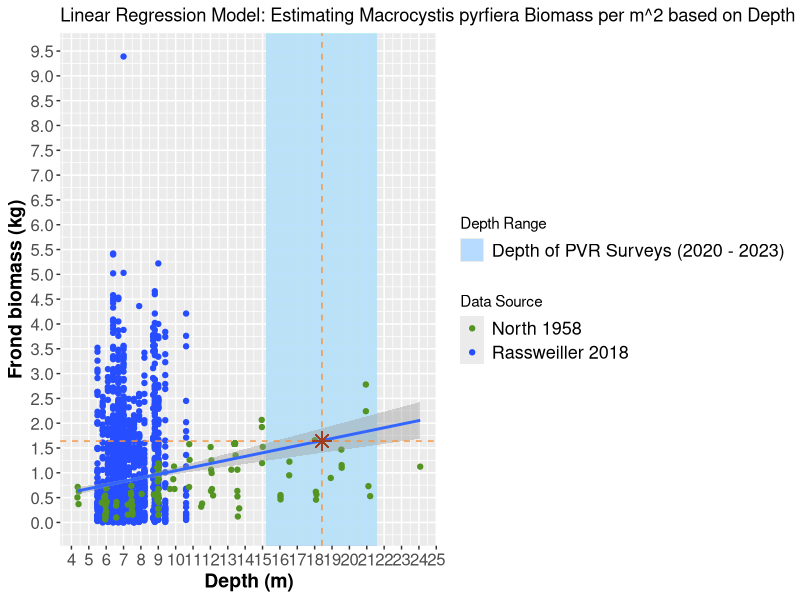
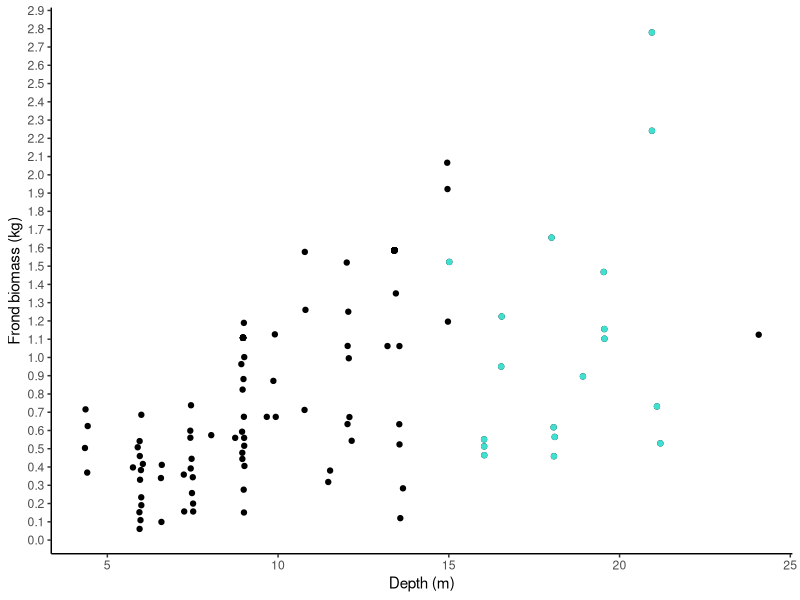
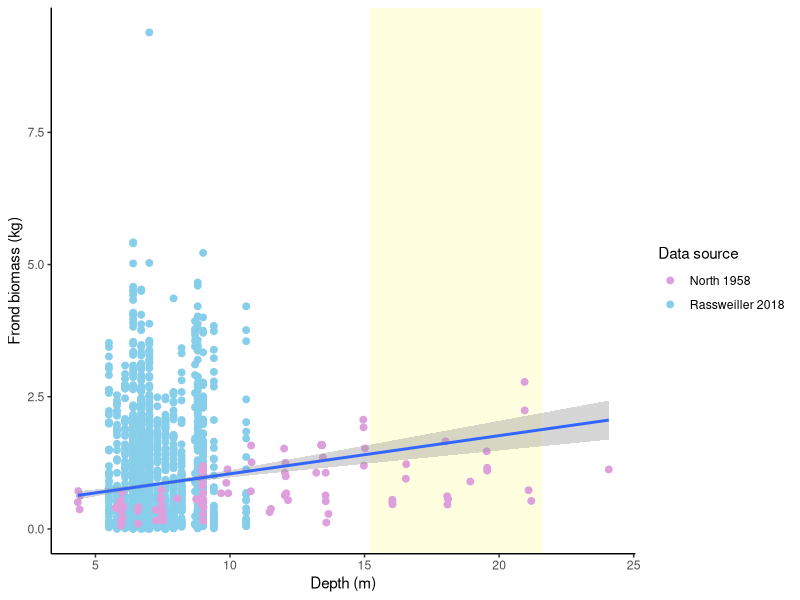

Write R code to recreate these figures, in order. (Note: this script raises an error after producing the figures.)
# CREATION DATE 3 June 2024
# MODIFIED DATE 6 July  2024
# MODIFIED by Katie P. July 10 2024

# AUTHOR: kitchel@oxy.edu & placensia@oxy.edu

# PURPOSE: Determine how frond biomass varies with depth from both North 1958 and Rassweiler 2018
#K.P. Create a graph that shows how giant kelp biomass has increased each year on PVR from 2020 - 2023. Determine how to calculate biomass values on each module from stipe density values (because stipe density is a proxy for frond density).
#############################
##Setup
#############################
library(tidyverse)
library(lubridate)
############################
#LOAD DATA
############################
#open data subset of PVR only
dat_PV_macrocystis_post_construction <- read_csv(file = file.path("data","dat_PV_macrocystis_post_construction.csv"))
#View data subset
dat_PV_macrocystis_post_construction


#North et al. 1958 conducted a study on M. pyrifera to determine how much giant kelp was present in the Papalote Bed during different months of the year. Due to weathering kelp beds were not present in October and December of 1957, but thick kelp beds were observed from a campsite on shore in May 1957. Then again in May of 1958 aerial surveys revealed that the bed was once again existent. Between May and July 1957 juvenile plants appeared and better growing conditions allowed for the formation of a canopy/
# The North team collected data on giant kelp juveniles at depths from 20 to 25 m, as well as from depths from 4 to 25 m. North 1958 estimated the average weight of a stipes plus attached pneumatocysts and blades for depths of around 18 m; around the depth at which the VRG completed ARM surveys. The data set by North provides the mass of all weighed kelp fronds from this experiment.
#This data set will provide us with the depth and mass of each sampled and collected frond from the North 1958 experiment from June, July, and August of 1958.

#import North et al. 1958 data
North_1958_kelp_frond_biomass <- read_csv(file.path("data","North_1958_kelp_frond_biomass.csv"))
# Lets look at the data set
North_1958_kelp_frond_biomass
# Looks great!

# Rassweiler completed more than a decade long study to determine the relationship between NPP and biomass, and through their dive surveys they were able to create a data set that estimates the seasonal biomass, growth and NPP for the five years covered by the Reed and Rassweiler publication (2002-2006) and with a decade long of additional data (2007 - 2017).
#import Rassweiler et al. 2018 data
Rassweiler_2018_kelpdata <- read_csv(file.path("data","Rassweiler_2018_kelpdata.csv"))

# WT_C means weight of frond in the canopy, and WT_WC means weight of frond in water column

Rassweiler_2018_kelpdata
############################
#PVR depths
############################

summary(dat_PV_macrocystis_post_construction$SurveyDepth_m)

#By looking at the summary of Survey Depths in meters from the dive surveys conducted at PVR we can determine whether the biomass estimates postulated by North and Rassweiler are applicable to our data set. The best way to project the biomass values from Rassweiler and Reed is to make sure that the depths at which they completed their surveys is similar to the depth at which we collected PVR ARM data as well.
# We see that the minimum depth of dive surveys completed by the VRG at PVR was 15.2 m, and the maximum depth was 21.6 m *Zoë note:(keep in mind this is dive computer data, so it's rough). The mean depth of PVR surveys were 18.42 m.

PVR_min_depth <- 15.2
PVR_max_depth <- 21.6
PVR_mean_depth <- 18.42

############################
#North 1958 predictions for this depth range
############################
# To determine the biomass at the 15.2 - 21.6 depth range we filtered North's data set to only look at fronds collected at this range.

summary(North_1958_kelp_frond_biomass |>
          filter(Depth_m > 15 & Depth_m < 22))

#For depths between 15.01 and 21.19, weight of fronds ranges from 0.45 kg to 2.77 kg with an average of 1.07 kg.

#what does this look like visually? (Highlighting depths that match our depths)
ggplotNorth <- ggplot() +
  geom_point(data = North_1958_kelp_frond_biomass, aes(x = Depth_m, y = weight_kg)) +
  geom_point(data = North_1958_kelp_frond_biomass |> filter(Depth_m > 15 & Depth_m < 22), aes(x = Depth_m, y = weight_kg), color = "turquoise") +
  labs(x = "Depth (m)", y = "Frond biomass (kg)") +
  theme_classic() +
  scale_y_continuous(breaks = seq(0, 3, by = 0.1))


ggsave(ggplotNorth, path = file.path("figures"), filename = "ggplotNorth.jpg", height = 10, width = 10, units = "in")

#This ggplot shows the frond biomass at which North collected a frond between 15-22 m.

############################
#Rassweiler 2018 predictions for this depth range
############################

Rassweiler_2018_kelpdata.r <- Rassweiler_2018_kelpdata |>
  filter(complete.cases(DEPTH) & complete.cases(WT_WC) & complete.cases(WT_C)) #only include rows with data for depth, water column weight, and canopy weight

# By finding the sum of column weight and canopy weight we can determine the weight of the entire giant kelp frond.
# Make new column summing water column weight and canopy weight
Rassweiler_2018_kelpdata.r <- Rassweiler_2018_kelpdata.r |>
  mutate(WT_F = WT_WC + WT_C) |>
  group_by(DEPTH) |>
  mutate(mean_wt_depth = mean(WT_F, na.rm = T))

#Lets look at this column
view(Rassweiler_2018_kelpdata.r)

#run a linear model (predicting weight of frond by depth). The linear model will help describe the relationship between WT_F (sum weight of water column and canopy fronds) and the depth at which the samples were collected by the VRG at PVR (ARM).
lm_mod <- lm(WT_F ~ DEPTH, data = Rassweiler_2018_kelpdata.r)

#let's look at model results in console
summary(lm_mod)

#it's a significant relationship (Pr(>|t|) or p-value is < 0.05)
#It predicts that Frond weight = 0.117 * DEPTH + 0.010

#Therefore, this model predicts that fronds at the minimum PVR depth = 1.79 kg
#minimum depth PVR * coefficient + intercept
PVR_min_depth * 0.117 + 0.010

#And then, this model predicts that fronds at the maximum PVR depth = 2.5372 kg
#minimum depth PVR * coefficient + intercept
PVR_max_depth * 0.117 + 0.010

#How does Rasweiller data overlap with North data?

#reduce Rasweiller data to depth and biomass

# Only look at depth and biomass because those are the two variables we want to compare with North's data
Rassweiler_2018_depth_biomass <- Rassweiler_2018_kelpdata.r |>
  select(DEPTH, WT_F) |>
  mutate(source = "Rassweiller 2018") #add new column identifying data source
view(Rassweiler_2018_depth_biomass)

#add new column to North data as well
North_1958_kelp_frond_biomass <- North_1958_kelp_frond_biomass |>
  mutate(source = "North 1958")  #add new column identifying data source
view(North_1958_kelp_frond_biomass)

#do column names and order match?

colnames(Rassweiler_2018_depth_biomass)
colnames(North_1958_kelp_frond_biomass)

#order yes, but name no, so I will change names of North to match

colnames(North_1958_kelp_frond_biomass) <- colnames(Rassweiler_2018_depth_biomass)

#combine datasets
kelp_frond_biomass_merge <- bind_rows(Rassweiler_2018_depth_biomass, North_1958_kelp_frond_biomass)
view(kelp_frond_biomass_merge)

kelp_frond_merge_scatterplot <- ggplot() +
  geom_rect(aes(xmin = PVR_min_depth, xmax = PVR_max_depth, ymin = -Inf, ymax = Inf), fill = "lightyellow") + #add depth range of PVR in background
  geom_point(data = kelp_frond_biomass_merge, aes(x = DEPTH, y = WT_F, color = source), size = 2) +
  scale_color_manual(values = c("plum","skyblue")) +
  labs(x = "Depth (m)", y = "Frond biomass (kg)", color = "Data source") +
  geom_smooth(data = kelp_frond_biomass_merge, aes(x = DEPTH, y = WT_F), method = "lm") +
  theme_classic()


# The light yellow area shows the minimum and maximum depths at which the VRG completes PVR surveys. Having this defined area helps determine the points at which we can calculate frond biomass values
# The plum points identify all the data taken by North (WT_F ~ DEPTH). The skyblue points show the points at which Rassweiler collected data.
#this figure may be helpful for the poster, save it to figures folder
ggsave(kelp_frond_merge_scatterplot, path = file.path("figures"), filename = "kelp_frond_merge_scatterplot.jpg", height = 10, width = 10, units = "in")

stop_x <- 18.42
stop_y <- 1.64

#NOT USING THIS CODE: I recommend playing around with this figure to add dates of papers to legend, and make points and figure labels larger
kelp_frond_merge_scatterplot2 <- ggplot(data = kelp_frond_biomass_merge) +
  ggtitle("Linear Regression Model: Estimating Macrocystis pyrfiera Biomass per m^2 based on Depth") +
  geom_rect(aes(xmin = PVR_min_depth, xmax = PVR_max_depth, ymin = -Inf, ymax = Inf, fill = "Depth of PVR Surveys (2020 - 2023)"), colour = NA, alpha = 0.05) + #add depth range of PVR in background
  geom_point(data = kelp_frond_biomass_merge, aes(x = DEPTH, y = WT_F, color = source), size = 1.5) +
  scale_color_manual(values = c("#549422","#264DFF")) +
  labs(x = "Depth (m)", y = "Frond biomass (kg)", color = "Data Source") +
  geom_smooth(data = kelp_frond_biomass_merge, aes(x = DEPTH, y = WT_F), method = "lm") +
  geom_vline(xintercept = stop_x, linetype = "dashed", color = "#F69541") +
  geom_hline(yintercept = stop_y, linetype = "dashed", color = "#F69541") +
  geom_point(aes(x = stop_x, y = stop_y), shape = 8, size = 4, color = "#9E3D22", fill = "yellow") +
  scale_y_continuous(breaks = seq(0, 11, by = 0.5)) +
  scale_x_continuous(breaks = seq(0, 25, by = 1)) +
  theme(axis.text = element_text(size = 12),
        axis.title = element_text(size = 14, face = "bold"),
        legend.text = element_text(size = 13)) +
  scale_fill_manual('Depth Range',
                    values = '#B6DBFF',
                    guide = guide_legend(override.aes = list(alpha = 1)))

kelp_frond_merge_scatterplot2

# FIGURE TO USE!
# geom_text(aes(label = pastel("y =", round(coef(lm(y ~ x, data = PVR_frond_biomass_model_output))[1], 2), "* x +", round(coef(lm(y ~ x, data = PVR_frond_biomass_model_output))[2], 2))), x = 15, y = 50, hjust = 0, parse = TRUE)
#Need to add geom_point star to legend: * = average weight of giant kelp (1.64 kg/m^2) at mean depth of all PVR surveys (18.42 m)
# Giant kelp frond weighs about 1.64 kg
legend_data <- (data = single_coordinate)

stop_x <- 18.42
stop_y <- 1.64

kelp_frond_merge_scatterplot231 <- ggplot(data = kelp_frond_biomass_merge) +
  geom_rect(aes(xmin = PVR_min_depth, xmax = PVR_max_depth, ymin = -Inf, ymax = Inf, fill = "Depth of PVR Surveys (2020 - 2023)"), colour = NA, alpha = 0.05) +
  geom_hline(yintercept = 0, color = "black", linetype = "solid") +  # Adding y-axis lines
  geom_vline(xintercept = 0, color = "black", linetype = "solid") +  # Adding x-axis lines
  geom_vline(xintercept = 18.42, linetype = "dashed", color = "#F69541") +
  geom_hline(yintercept = 1.64, linetype = "dashed", color = "#F69541") + #add depth range of PVR in background
  annotate(geom = "text", x = 18, y = 3, label = "Frond biomass (kg) = 0.072 * Depth + 0.320\np-value = 0.000177\nR^2 = 0.0179") +
  geom_point(data = kelp_frond_biomass_merge, aes(x = DEPTH, y = WT_F, color = source), size = 1.3) +
  scale_color_manual(values = c("#005000", "#009292"), name = "Data Source") +
  labs(x = "Depth (m)", y = "Frond biomass (kg)", color = "Data Source", color = source) +
  geom_smooth(data = kelp_frond_biomass_merge, aes(x = DEPTH, y = WT_F), method = "lm", se = TRUE) +
  geom_point(data = single_coordinate, aes(x = DEPTH, y = WT_F), shape = 8, size = 4, color = "#9E3D22", fill = "yellow") +
  geom_point(data = legend_data, aes(x = DEPTH, y = WT_F, shape = "Average Depth of PVR Modules"), size = 4, color = "#9E3D22", fill = "yellow") + # Manually set shape for the legend
  scale_shape_manual(name = " ", values = c("Average Depth of PVR Modules" = 8)) +
  scale_y_continuous(breaks = seq(0, 12.0, by = 1),
                     labels = function(x) ifelse(x %% 1.0 == 0, as.character(x), ''),
                     expand = c(0,0))+
  scale_x_continuous(breaks = seq(0, 25, by = 1), expand = c(0, 0), limits = c(0, 25)) +
  theme(axis.text = element_text(size = 14),
        axis.title = element_text(size = 14, face = "bold"),
        legend.text = element_text(size = 13),
        panel.background = element_blank())+
  scale_fill_manual('Depth Range',
                    values = '#B6DBFF',
                    guide = guide_legend(override.aes = list(alpha = 1)))


custom_colors <- c("#005000", "#009292")


ggsave(kelp_frond_merge_scatterplot231, path = ("figures"), filename = "kelp_frond_merge_scatterplot231.jpg", width = 11, height = 3, units = "in", dpi = 400)

# Trying to move legend
legend.position = c(0.1, 1)
legend.justification = c(0, 1)


#legend.position = c(0.3, 0.95),
#legend.justification = c(0, 1)
# This figure shows us the intersection point of the linear model formula/regression line that predicts the "WT_F" (frond wet weight) at the average depth.
# The geom_smooth line provides us with a way to predict the average wet weight of a kelp frond at a specific depth. The average depth of PVR surveys was 18.42 m. We see that at the intersection point of the lm formula, the average frond biomass of giant kelp is 1.64 kg.

PVR_linear_plot <- ggplot(data = kelp_frond_biomass_merge) +
  geom_smooth(data = kelp_frond_biomass_merge, aes(x = DEPTH, y = WT_F), method = "lm") +
  theme_classic()

#you can also make other adjustments to your liking!
#It could even be cool to include the linear model you build below on the plot as well as text
#You'd want to share model structure (y = mx+b with actual values for m and b, the R^2 value, and the p value)

#let's build another linear model (predicting weight of frond by depth)
# This new linear model will provide us with a formula to predict kelp biomass within a specific depth in the PVR data set.
lm_mod_full <- lm(WT_F ~ DEPTH, data = kelp_frond_biomass_merge)

#let's look at model results in console
summary(lm_mod_full)

#it's a significant relationship (Pr(>|t|) or p-value is < 0.05)
#It predicts that Frond weight = 0.072 * DEPTH + 0.320

#Therefore, this model predicts that fronds at the minimum PVR depth = 1.4144 kg
#minimum depth PVR * coefficient + intercept
PVR_min_depth * 0.072 + 0.320

#And then, this model predicts that fronds at the maximum PVR depth = 1.8752 kg
#minimum depth PVR * coefficient + intercept
PVR_max_depth * 0.072 + 0.320

#Let's move forward with the merged datasets for analyses
# We will use PVR mean depth from model for mean frond biomass, but also consider minimum and maximum values as well
PVR_mean_depth * 0.072 + 0.320

#--> 1.64 kg per frond on average for depths between 15.2 m to 21.6 (using both Rassweiller and North as input to a simple linear model)

#save these outputs in a data frame for future scripts
PVR_frond_biomass_model_output <- data.frame(weight_component = c("min","mean","max"), weight_kg = c(PVR_min_depth * 0.072 + 0.320,
                                                                                                     PVR_mean_depth * 0.072 + 0.320,
                                                                                                     PVR_max_depth * 0.072 + 0.320))

write_csv(PVR_frond_biomass_model_output, file = file.path("output","PVR_frond_biomass_model_output.csv"))


